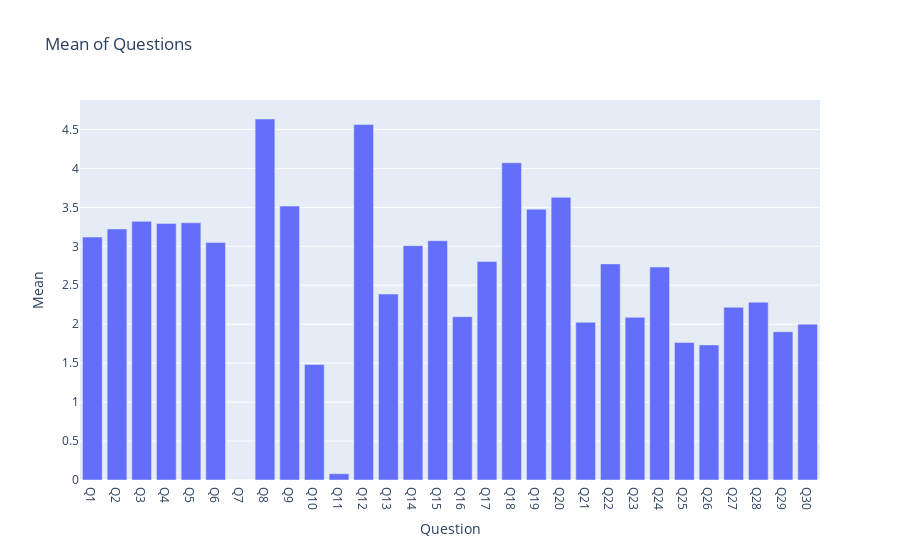

Notebook cell for this chart:
### Code cell
question_mean = pd.read_csv('./data_clean/child_survey_mean.csv')
px.bar(question_mean, x='Question', y='Mean', title='Mean of Questions')

### Figure 1 — Plotly figure (JSON) as saved in the notebook; plotly's stock layout.template omitted (floating-point values rounded to 4 significant figures)
{"data": [{"alignmentgroup": "True", "hovertemplate": "Question=%{x}<br>Mean=%{y}<extra></extra>", "legendgroup": "", "marker": {"color": "#636efa", "pattern": {"shape": ""}}, "name": "", "offsetgroup": "", "orientation": "v", "showlegend": false, "textposition": "auto", "type": "bar", "x": ["Q1", "Q2", "Q3", "Q4", "Q5", "Q6", "Q7", "Q8", "Q9", "Q10", "Q11", "Q12", "Q13", "Q14", "Q15", "Q16", "Q17", "Q18", "Q19", "Q20", "Q21", "Q22", "Q23", "Q24", "Q25", "Q26", "Q27", "Q28", "Q29", "Q30"], "xaxis": "x", "y": [3.119, 3.222, 3.32, 3.294, 3.302, 3.048, 0, 4.634, 3.516, 1.484, 0.08065, 4.565, 2.387, 3.008, 3.073, 2.097, 2.806, 4.073, 3.476, 3.629, 2.024, 2.774, 2.089, 2.734, 1.766, 1.734, 2.218, 2.282, 1.903, 2], "yaxis": "y"}], "layout": {"barmode": "relative", "legend": {"tracegroupgap": 0}, "title": {"text": "Mean of Questions"}, "xaxis": {"anchor": "y", "domain": [0, 1], "title": {"text": "Question"}}, "yaxis": {"anchor": "x", "domain": [0, 1], "title": {"text": "Mean"}}}}
